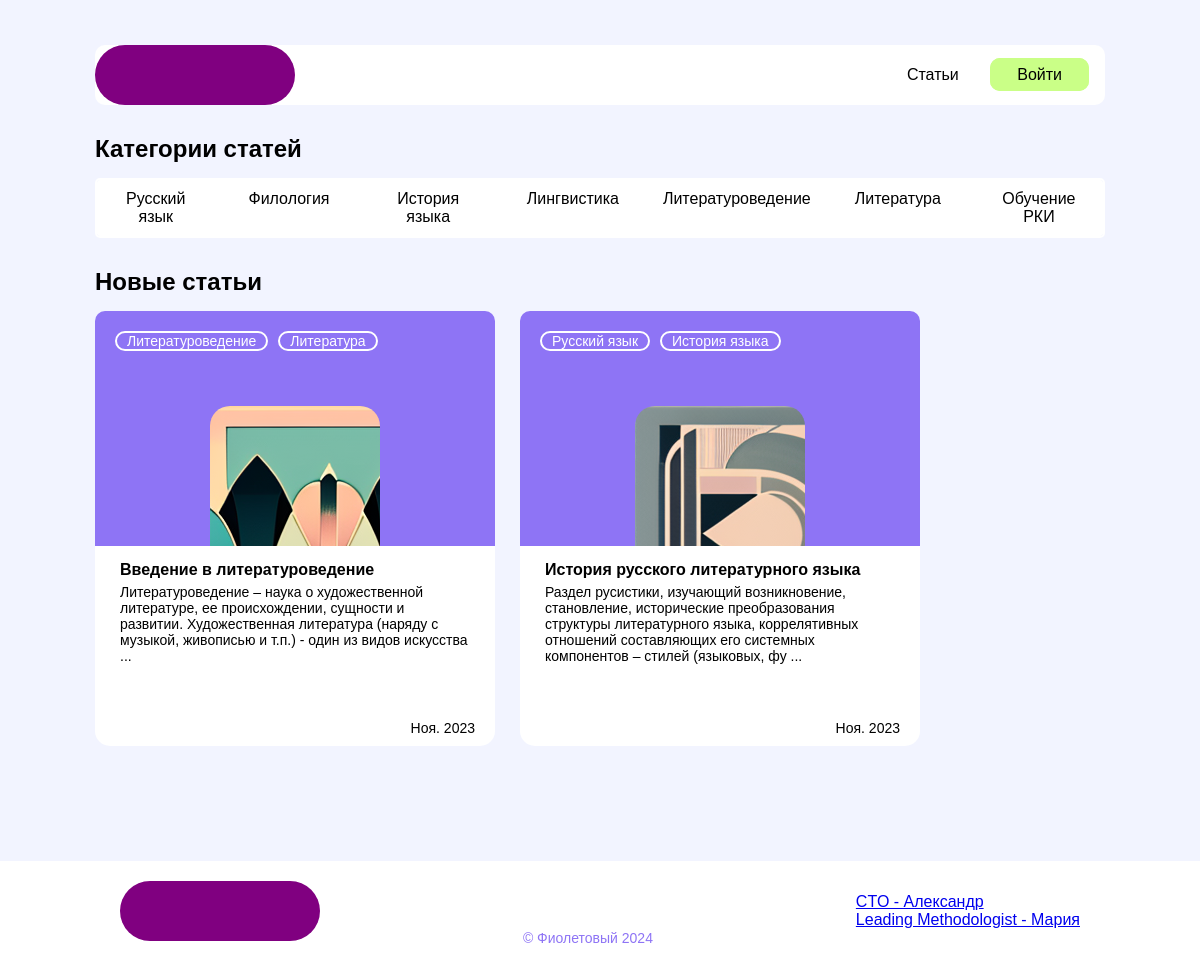
Before: / with the older database file.
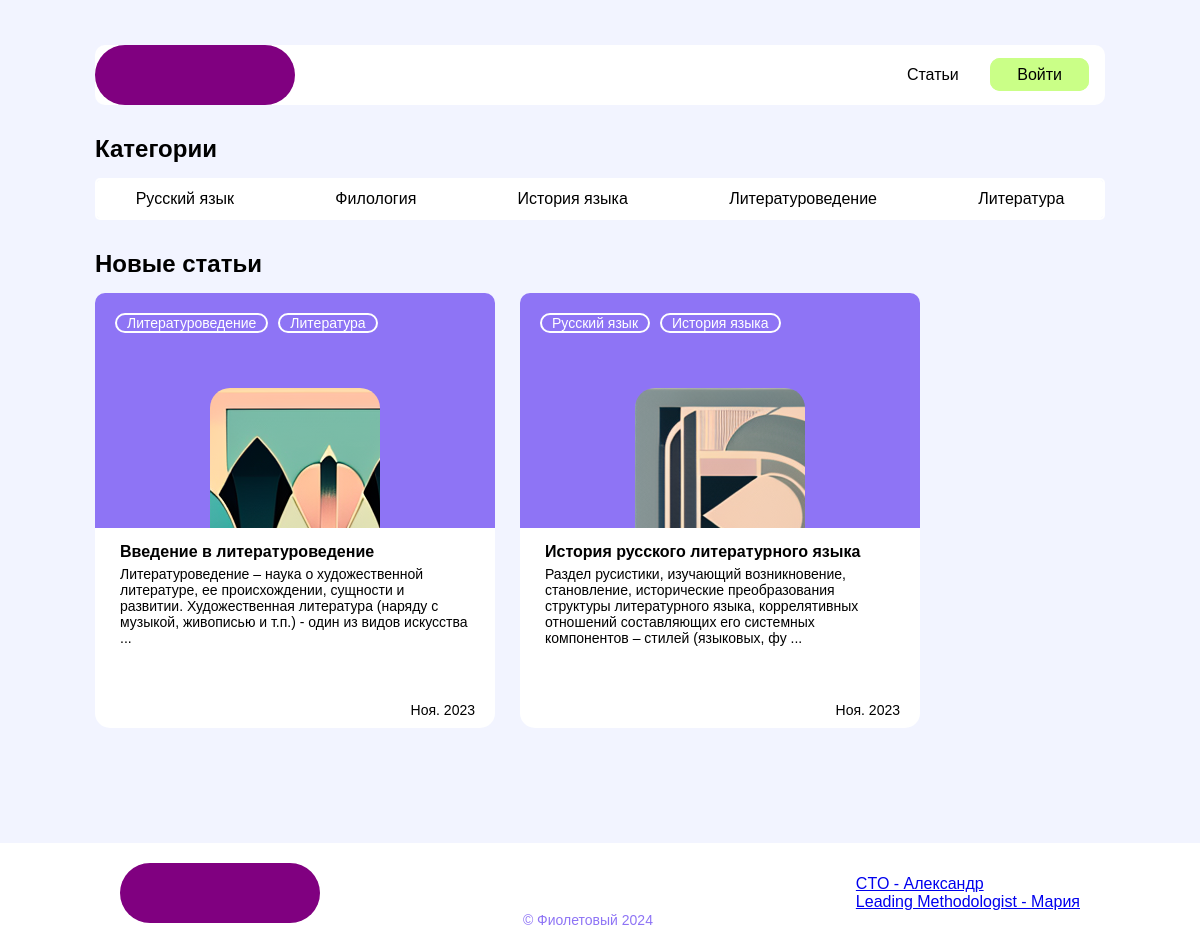
After: the same page with the newer database file.
### apps/popular_element/models.py (models this page shows)
class CategoriesTiles(models.Model):
    title = models.CharField(max_length=40, default="")
    categories = models.ManyToManyField(Category, related_name="tiles")
    enabled = models.BooleanField(default=False)
    class Meta:
        verbose_name = "5.2. Группа 'Плитки с категориями'"
        verbose_name_plural = "5.2. Группы 'Плитки с категориями'"

### apps/articles/models.py (models this page shows, shortened)
class Category(models.Model):
    name = models.CharField(max_length=20)
    color = models.CharField(max_length=7, default="#ffffff")
    class Meta:
        verbose_name = "2.2. Категория"
        verbose_name_plural = "2.2. Категории"

class Article(models.Model):
    title = models.CharField(max_length=100)
    attractive_text = models.TextField(default="Завлекающий текст")
    categories = models.ManyToManyField("Category", related_name="articles")
    image_base = models.ImageField(
        upload_to="static/img", default="img/solid-color-image.png"
    )
    main_text = models.TextField(default="Основной текст")
    main_text_headers_list = ListTextField(
        base_field=models.CharField(max_length=40, default=""),
        size=100,  # Maximum of 100 ids in list
        default=None,
    )
    main_text_headers_list_keys = models.CharField(max_length=200, default=" ")
    created_on = models.DateTimeField(auto_now_add=True)
    last_modified = models.DateTimeField(auto_now=True)
    flag_article_enabled = models.BooleanField(default=False)
    class Meta:
        verbose_name = "2.1. Статья"
        verbose_name_plural = "2.1. Статьи"
        ordering = ["-title"]

### apps/main/scripts.py (the view)
    def wrapper(*args, **kwargs):
        request = args[0]
        adress = request.META.get("HTTP_X_FORWARDED_FOR")
        if adress:
            user_ip = adress.split(",")[-1].strip()
        else:
            user_ip = request.META.get("REMOTE_ADDR")
        user_agent = request.META.get("HTTP_USER_AGENT")
        opened = request.path
        message = (
            "\t".join(
                [
                    datetime.now().strftime("%Y.%m.%d %H:%M:%S"),
                    f"{user_ip}\t{user_agent}\t{opened}",
                ]
            )
            + "\n"
        )
        flag_skip_local_usage = False
        if str(user_ip) in ("127.0.0.1", "192.168.0.17", "10.8.0.8"):
            flag_skip_local_usage = True
        if not flag_skip_local_usage:
            with open(os.path.join(LOG_FILEPATH, LOG_FILENAME), "a") as file:
                file.write(message)
        return function(*args, **kwargs)

### apps/articles/templatetags/articles_filters.py (called while the page is built)
@register.filter(name="sort_by_creation_date")
def sort_by_date(articles):
    articles_dict = {}
    for article in articles:
        articles_dict.update({article.pk: time.mktime(article.created_on.timetuple())})
    articles_dict = dict(sorted(articles_dict.items(), key=lambda item: item[1]))
    new_articles_list = []
    for pk in articles_dict.keys():
        for article in articles:
            if article.pk == pk:
                new_articles_list.append(article)
    return new_articles_list[::-1]

### apps/main/templates/main_page.html
{% extends "base.html" %}
{% load static %}
{% block page_content %}
    {% include 'popular_elements.html' %}
{% endblock %}

### apps/popular_element/templates/popular_elements.html
{% load static %}
{% load articles_filters %}
<div class="base_block_header">{{ category_tiles_title }}</div>
<div class="category_row">
    {% for category_tile in category_tiles %}
        {% if forloop.last %}
            <a href="/articles/{{category_tile.name}}/" class="category_element_link" style="margin-right: 0px;">
        {% else %}
            <a href="/articles/{{category_tile.name}}/" class="category_element_link" style="margin-right: 20px;">
        {% endif %}
            <div class="category_element_text">
                {{ category_tile.name }}
            </div>
        </a>
    {% endfor %}
</div>
<div class="base_block_header">{{ popular_articles_title }}</div>
<div class="article_preview_row">
    {% for article in popular_articles|sort_by_creation_date %}
        <div class="article_preview_card">
            <div class="article_preview_poster">
                <div class="article_preview_poster_category_block">
                    {% for category in article.categories.all %}
                        <a class="article_preview_poster_category" href="{% url 'articles_category' category.name %}">
                            <div >
                                {{ category.name }}
                            </div>
                        </a>
                    {% endfor %}
                </div>
                <div class="article_preview_poster_image" style="background-image: url({{ article.image_base.url }});">
                </div>
            </div>
            <div class="article_preview_text">
                <a href="{% url 'articles_detail' article.pk %}">
                    <div class="article_preview_text_title">{{ article.title }}</div>
                    <div class="article_preview_text_attractive_text">{{ article.attractive_text | safe |slice:":200"}} ...</div>
                    <div class="article_preview_text_date">{{ article.last_modified.date | date:"M. Y"}}</div>
                </a>
            </div>
        </div>
    {% endfor %}
</div>

Changed rows visible on the page:
no longer on this page (row unchanged): Category: name "Лингвистика"
no longer on this page (row unchanged): Category: name "Обучение РКИ"
changed CategoriesTiles: title "Категории статей" → "Категории"
